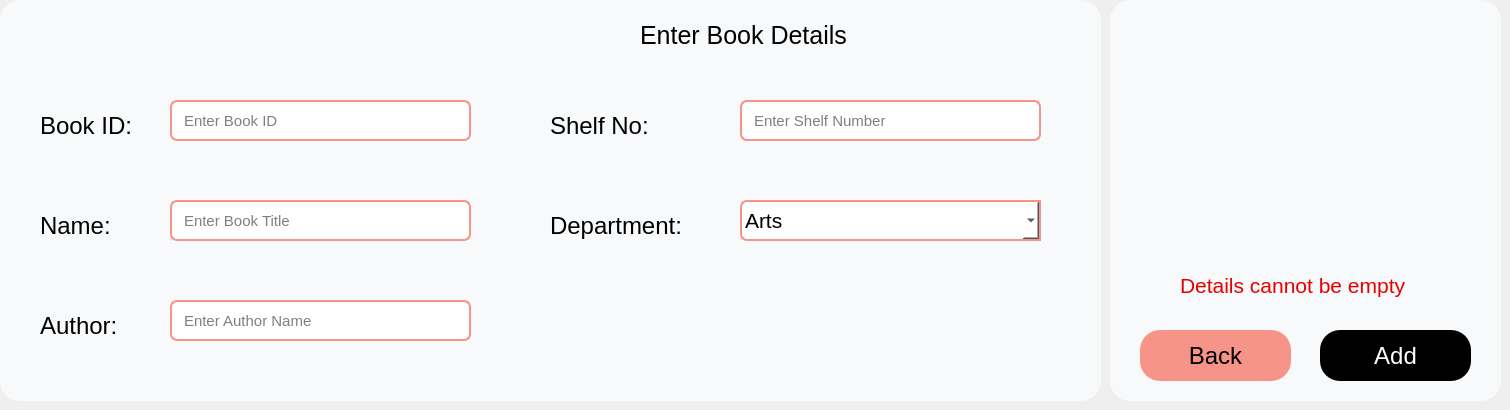
       <widget class="QWidget" name="adbookp">
        <widget class="QWidget" name="widget_2" native="true">
         <property name="geometry">
          <rect>
           <x>0</x>
           <y>0</y>
           <width>1101</width>
           <height>401</height>
          </rect>
         </property>
         <property name="minimumSize">
          <size>
           <width>0</width>
           <height>0</height>
          </size>
         </property>
         <property name="maximumSize">
          <size>
           <width>67678</width>
           <height>7788</height>
          </size>
         </property>
         <property name="font">
          <font>
           <pointsize>9</pointsize>
          </font>
         </property>
         <property name="styleSheet">
          <string notr="true">QWidget#widget_2{
background-color: rgb(248, 249, 250);
border:none;
border-radius:20px;

}</string>
         </property>
         <widget class="QLabel" name="label_5">
          <property name="geometry">
           <rect>
            <x>40</x>
            <y>310</y>
            <width>101</width>
            <height>31</height>
           </rect>
          </property>
          <property name="font">
           <font>
            <pointsize>18</pointsize>
            <weight>50</weight>
            <italic>false</italic>
            <bold>false</bold>
           </font>
          </property>
          <property name="text">
           <string>Author:</string>
          </property>
         </widget>
         <widget class="QLabel" name="label_4">
          <property name="geometry">
           <rect>
            <x>40</x>
            <y>210</y>
            <width>101</width>
            <height>31</height>
           </rect>
          </property>
          <property name="font">
           <font>
            <pointsize>18</pointsize>
            <weight>50</weight>
            <italic>false</italic>
            <bold>false</bold>
           </font>
          </property>
          <property name="text">
           <string>Name:</string>
          </property>
         </widget>
         <widget class="QLabel" name="label_6">
          <property name="geometry">
           <rect>
            <x>550</x>
            <y>210</y>
            <width>141</width>
            <height>31</height>
           </rect>
          </property>
          <property name="font">
           <font>
            <pointsize>18</pointsize>
            <weight>50</weight>
            <italic>false</italic>
            <bold>false</bold>
           </font>
          </property>
          <property name="text">
           <string>Department:</string>
          </property>
         </widget>
         <widget class="QLineEdit" name="adbkname">
          <property name="geometry">
           <rect>
            <x>170</x>
            <y>200</y>
            <width>301</width>
            <height>41</height>
           </rect>
          </property>
          <property name="font">
           <font>
            <pointsize>11</pointsize>
           </font>
          </property>
          <property name="styleSheet">
           <string notr="true">border-radius:7px;
background-color: rgb(255, 255, 255);
border:2px solid #F79489;
padding-left:10px;
</string>
          </property>
          <property name="placeholderText">
           <string>Enter Book Title</string>
          </property>
         </widget>
         <widget class="QLineEdit" name="adbkauth">
          <property name="geometry">
           <rect>
            <x>170</x>
            <y>300</y>
            <width>301</width>
            <height>41</height>
           </rect>
          </property>
          <property name="font">
           <font>
            <pointsize>11</pointsize>
           </font>
          </property>
          <property name="styleSheet">
           <string notr="true">border-radius:7px;
background-color: rgb(255, 255, 255);
border:2px solid #F79489;
padding-left:10px;
</string>
          </property>
          <property name="placeholderText">
           <string>Enter Author Name</string>
          </property>
         </widget>
         <widget class="QComboBox" name="adbkcombo">
          <property name="geometry">
           <rect>
            <x>740</x>
            <y>200</y>
            <width>301</width>
            <height>41</height>
           </rect>
          </property>
          <property name="font">
           <font>
            <pointsize>16</pointsize>
           </font>
          </property>
          <property name="layoutDirection">
           <enum>Qt::LeftToRight</enum>
          </property>
          <property name="autoFillBackground">
           <bool>false</bool>
          </property>
          <property name="styleSheet">
           <string notr="true">border-top-left-radius:7px;
border-bottom-left-radius:7px;
background-color: rgb(255, 255, 255);
border:2px solid #F79489;

</string>
          </property>
          <property name="maxVisibleItems">
           <number>20</number>
          </property>
          <item>
           <property name="text">
            <string>Arts</string>
           </property>
          </item>
          <item>
           <property name="text">
            <string>Commerce</string>
           </property>
          </item>
          <item>
           <property name="text">
            <string>Mathematics</string>
           </property>
          </item>
          <item>
           <property name="text">
            <string>Biology</string>
           </property>
          </item>
          <item>
           <property name="text">
            <string>Physics</string>
           </property>
          </item>
          <item>
           <property name="text">
            <string>Zoology</string>
           </property>
          </item>
          <item>
           <property name="text">
            <string>Chemistry</string>
           </property>
          </item>
          <item>
           <property name="text">
            <string>Computer Science</string>
           </property>
          </item>
          <item>
           <property name="text">
            <string>Hindi</string>
           </property>
          </item>
          <item>
           <property name="text">
            <string>English</string>
           </property>
          </item>
          <item>
           <property name="text">
            <string>Kannada</string>
           </property>
          </item>
          <item>
           <property name="text">
            <string>Sanskrit</string>
           </property>
          </item>
         </widget>
         <widget class="QLabel" name="label_10">
          <property name="geometry">
           <rect>
            <x>640</x>
            <y>20</y>
            <width>231</width>
            <height>31</height>
           </rect>
          </property>
          <property name="font">
           <font>
            <pointsize>19</pointsize>
            <weight>50</weight>
            <italic>false</italic>
            <bold>false</bold>
            <underline>false</underline>
           </font>
          </property>
          <property name="text">
           <string>Enter Book Details</string>
          </property>
         </widget>
         <widget class="QLabel" name="label_7">
          <property name="geometry">
           <rect>
            <x>550</x>
            <y>110</y>
            <width>101</width>
            <height>31</height>
           </rect>
          </property>
          <property name="font">
           <font>
            <pointsize>18</pointsize>
            <weight>50</weight>
            <italic>false</italic>
            <bold>false</bold>
           </font>
          </property>
          <property name="text">
           <string>Shelf No:</string>
          </property>
         </widget>
         <widget class="QLineEdit" name="adbkshelfno">
          <property name="geometry">
           <rect>
            <x>740</x>
            <y>100</y>
            <width>301</width>
            <height>41</height>
           </rect>
          </property>
          <property name="font">
           <font>
            <pointsize>11</pointsize>
           </font>
          </property>
          <property name="styleSheet">
           <string notr="true">border-radius:7px;
background-color: rgb(255, 255, 255);
border:2px solid #F79489;
padding-left:10px;
</string>
          </property>
          <property name="placeholderText">
           <string>Enter Shelf Number</string>
          </property>
         </widget>
         <widget class="QLineEdit" name="adbkid">
          <property name="geometry">
           <rect>
            <x>170</x>
            <y>100</y>
            <width>301</width>
            <height>41</height>
           </rect>
          </property>
          <property name="font">
           <font>
            <pointsize>11</pointsize>
           </font>
          </property>
          <property name="styleSheet">
           <string notr="true">border-radius:7px;
background-color: rgb(255, 255, 255);
border:2px solid #F79489;
padding-left:10px;
</string>
          </property>
          <property name="placeholderText">
           <string>Enter Book ID</string>
          </property>
         </widget>
         <widget class="QLabel" name="label_16">
          <property name="geometry">
           <rect>
            <x>40</x>
            <y>110</y>
            <width>101</width>
            <height>31</height>
           </rect>
          </property>
          <property name="font">
           <font>
            <pointsize>18</pointsize>
            <weight>50</weight>
            <italic>false</italic>
            <bold>false</bold>
           </font>
          </property>
          <property name="text">
           <string>Book ID:</string>
          </property>
         </widget>
        </widget>
        <widget class="QWidget" name="widget_5" native="true">
         <property name="geometry">
          <rect>
           <x>1110</x>
           <y>0</y>
           <width>391</width>
           <height>401</height>
          </rect>
         </property>
         <property name="minimumSize">
          <size>
           <width>0</width>
           <height>0</height>
          </size>
         </property>
         <property name="maximumSize">
          <size>
           <width>234344</width>
           <height>334324</height>
          </size>
         </property>
         <property name="styleSheet">
          <string notr="true">
background-color: rgb(248, 249, 250);
border:none;
border-radius:20px;
</string>
         </property>
         <widget class="QPushButton" name="deletebkbtn_2">
          <property name="geometry">
           <rect>
            <x>1300</x>
            <y>320</y>
            <width>161</width>
            <height>51</height>
           </rect>
          </property>
          <property name="font">
           <font>
            <pointsize>18</pointsize>
           </font>
          </property>
          <property name="styleSheet">
           <string notr="true">background-color:rgb(255, 100, 0);
border:none;
border-radius:20px;</string>
          </property>
          <property name="text">
           <string>Delete</string>
          </property>
         </widget>
         <widget class="QPushButton" name="dlbcbtn_2">
          <property name="geometry">
           <rect>
            <x>1100</x>
            <y>320</y>
            <width>161</width>
            <height>51</height>
           </rect>
          </property>
          <property name="font">
           <font>
            <pointsize>18</pointsize>
           </font>
          </property>
          <property name="styleSheet">
           <string notr="true">background-color:rgb(255, 221, 0);
border-radius:20px;</string>
          </property>
          <property name="text">
           <string>Back</string>
          </property>
         </widget>
         <widget class="QToolButton" name="adbcbtn">
          <property name="geometry">
           <rect>
            <x>30</x>
            <y>330</y>
            <width>151</width>
            <height>51</height>
           </rect>
          </property>
          <property name="font">
           <font>
            <pointsize>18</pointsize>
           </font>
          </property>
          <property name="styleSheet">
           <string notr="true">QToolButton#adbcbtn{
background-color: #F79489;
border-radius:20px;
}


QToolButton#adbcbtn:pressed{

background-color: rgb(218, 218, 218);
}

</string>
          </property>
          <property name="text">
           <string>Back</string>
          </property>
         </widget>
         <widget class="QToolButton" name="adbtn">
          <property name="geometry">
           <rect>
            <x>210</x>
            <y>330</y>
            <width>151</width>
            <height>51</height>
           </rect>
          </property>
          <property name="font">
           <font>
            <pointsize>18</pointsize>
           </font>
          </property>
          <property name="styleSheet">
           <string notr="true">QToolButton#adbtn{
background-color: rgb(0, 0, 0);
color: rgb(255, 255, 255);
border-radius:20px;
}
QToolButton#adbtn:hover{
color: rgb(85, 255, 0);
}
QToolButton#adbtn:pressed{
background-color: rgb(85, 255, 0);
color:rgb(0,0,0)
}</string>
          </property>
          <property name="text">
           <string>Add</string>
          </property>
         </widget>
         <widget class="QLabel" name="label">
          <property name="geometry">
           <rect>
            <x>90</x>
            <y>30</y>
            <width>221</width>
            <height>221</height>
           </rect>
          </property>
          <property name="styleSheet">
           <string notr="true"/>
          </property>
          <property name="text">
           <string/>
          </property>
         </widget>
         <widget class="QLabel" name="adbexist">
          <property name="geometry">
           <rect>
            <x>100</x>
            <y>260</y>
            <width>231</width>
            <height>51</height>
           </rect>
          </property>
          <property name="font">
           <font>
            <pointsize>17</pointsize>
           </font>
          </property>
          <property name="styleSheet">
           <string notr="true">color: rgb(232, 0, 0);</string>
          </property>
          <property name="inputMethodHints">
           <set>Qt::ImhNone</set>
          </property>
          <property name="text">
           <string>Book already exist</string>
          </property>
         </widget>
         <widget class="QLabel" name="adbsucesslb">
          <property name="geometry">
           <rect>
            <x>80</x>
            <y>260</y>
            <width>251</width>
            <height>51</height>
           </rect>
          </property>
          <property name="font">
           <font>
            <pointsize>16</pointsize>
           </font>
          </property>
          <property name="styleSheet">
           <string notr="true">color: rgb(2, 170, 27);</string>
          </property>
          <property name="inputMethodHints">
           <set>Qt::ImhNone</set>
          </property>
          <property name="text">
           <string>Book Added Successfully</string>
          </property>
         </widget>
         <widget class="QLabel" name="adbkemp">
          <property name="geometry">
           <rect>
            <x>70</x>
            <y>260</y>
            <width>251</width>
            <height>51</height>
           </rect>
          </property>
          <property name="font">
           <font>
            <pointsize>16</pointsize>
           </font>
          </property>
          <property name="styleSheet">
           <string notr="true">color: rgb(232, 0, 0);</string>
          </property>
          <property name="inputMethodHints">
           <set>Qt::ImhNone</set>
          </property>
          <property name="text">
           <string>Details cannot be empty</string>
          </property>
         </widget>
        </widget>
       </widget>
